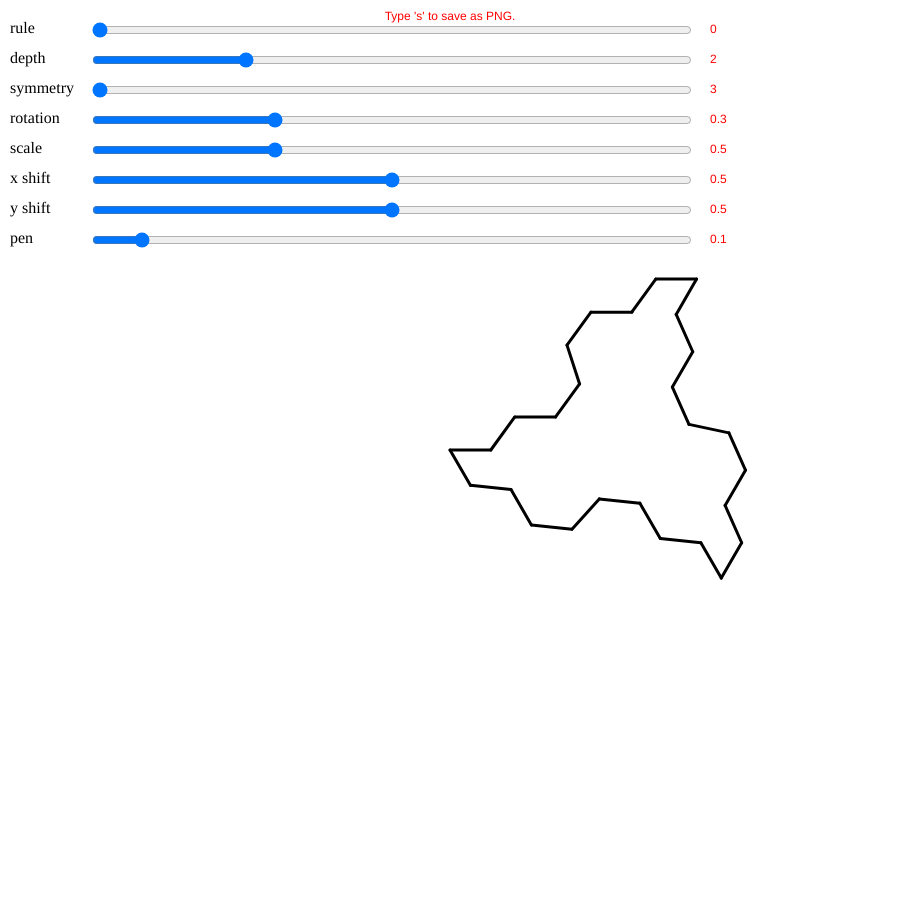
Frame 1 (no input)
Frame 60 (no input): identical to frame 1, image omitted
Frame 120 (the mouse pressed at the canvas centre since frame 60): identical to frame 1, image omitted

The p5.js sketch that drew this single still picture (run headless with seeded random() and noise() and a simulated clock; from frame 60 on, the mouse is pressed at the canvas centre):

// p5.js sketch
// ── sketch.js
//TO DO
// - automatically reposition to center of screen
// - automatically size to fit 
// - sliders for rules (e.g. LR, LLRR, LRLR, LRRL, LLLRRR, LLRLRR, LLRRLR, LLRRRL)
// - sliders for depth, # sides, rotation, amount of twist (dRot)
var depthSlider, symmetrySlider, rotationSlider, scaleSlider, xShiftSlider, yShiftSlider, penSlider;
var rules;
var rule;// = ['L', 'R', 'L']; //Koch
// var rule = ['L', 'L', 'L', 'R', 'R', 'R'];
// var rule = ['L', 'R', 'R', 'L', 'L', 'R'];
// var rule = ['L', 'R', 'R', 'R', 'L', 'L'];
// var rule = ['L', 'R', 'R', 'R', 'L', 'L', 'R', 'L'];
// var rule = ['L', 'R', 'R', 'R', 'L', 'R', 'L', 'L'];
var depth = 3;
var rotationInRadians = Math.PI * 0.;
// var numLsystemsToDraw = 3;
var needsRedraw = true;
// var lineLength;

function setup() {
  createCanvas(900, 900);
  clear();
  rules = [
    ['L', 'R'],
    ['L', 'R', 'L'],
    ['L', 'R', 'L', 'R'],
    ['L', 'R', 'R', 'L'],
    ['L', 'L', 'L', 'R', 'R', 'R'],
    ['L', 'R', 'R', 'L', 'L', 'R'],
    ['L', 'R', 'R', 'R', 'L', 'L', 'R', 'L'],
    ['L', 'R', 'R', 'R', 'L', 'R', 'L', 'L']
  ];
  
  var sliderInset = 90;
  ruleIndexSlider = makeSlider("rule", 0, rules.length - 1, 0, sliderInset, 20, 1);
  depthSlider = makeSlider("depth", 1, 5, 2, sliderInset, 50, 1);
  symmetrySlider = makeSlider("symmetry", 3, 8, 3, sliderInset, 80, 1);
  rotationSlider = makeSlider("rotation", 0, 1, 0.3, sliderInset, 110, 0.001);
  scaleSlider = makeSlider("scale", 0, 1, 0.3, sliderInset, 140, 0.01);
  xShiftSlider = makeSlider("x shift ", 0.1, 0.9, 0.5, sliderInset, 170, 0.01);
  yShiftSlider = makeSlider("y shift", 0.1, 0.9, 0.5, sliderInset, 200, 0.01);
  penSlider = makeSlider("pen", 0.03, 1, 0.1, sliderInset, 230, 0.01);
}

function expandListOneLevel(list) {
  var newList = [];
  newList = newList.concat(rule);
  for (var listIndex = 0; listIndex < list.length; ++listIndex) {
    newList.push(list[listIndex]);
    newList = newList.concat(rule);
  }
  return newList;
}

function expandList(list, depthRemaining) {
  if (depthRemaining < 2) {
    return list;
  }
  return expandList(expandListOneLevel(list), depthRemaining - 1);
}

function draw() {
  if (!needsRedraw) {
    return;
  }
  needsRedraw = false;
  clear();
  depth = depthSlider.value();
  rule = rules[ruleIndexSlider.value()];
  rotationInRadians = Math.PI * rotationSlider.value();
  strokeWeight(30 * penSlider.value());
  push();
  translate(width * xShiftSlider.value(), height * (1 - yShiftSlider.value()));
  drawLsystem(symmetrySlider.value());
  pop();

  fill(255, 0, 0);
  noStroke();
  var valueTextOffset = 710;
  text(ruleIndexSlider.value(), valueTextOffset, 33);
  text(depthSlider.value(), valueTextOffset, 63);
  text(symmetrySlider.value(), valueTextOffset, 93);
  text(rotationSlider.value(), valueTextOffset, 123);
  text(xShiftSlider.value(), valueTextOffset, 153);
  text(xShiftSlider.value(), valueTextOffset, 183);
  text(yShiftSlider.value(), valueTextOffset, 213);
  text(penSlider.value(), valueTextOffset, 243);
  var msg = "Type 's' to save as PNG."
  text(msg, (width - textWidth(msg)) / 2, 20);

}

function maxDistanceFromOrigin(list) {
  //assume lineLength = 1
  var xPrev = 0;
  var yPrev = 0;
  var x, y;
  var rot = 0;
  var maxDist = 0;
  var dRot = 0; //HALF_PI / list.length * 50;
  for (var listIndex = 0; listIndex <= list.length; ++listIndex) {
    x = xPrev + cos(rot);
    y = yPrev + sin(rot);
    maxDist = max(maxDist, dist(0, 0, x, y));
    xPrev = x;
    yPrev = y;
    if (listIndex < list.length) {
      var turnLeft = list[listIndex] == 'L';
      rot += (turnLeft ? -rotationInRadians : rotationInRadians) + dRot;
    }
  }
  return maxDist;
}

function drawLsystem(numTimesToDraw) {
  var rotationAfterEachDraw = TWO_PI / numTimesToDraw;
  var list = expandList(rule.slice(), depth);
  var lineLength = width / maxDistanceFromOrigin(list) / 3;

  var dRot = 0; //HALF_PI / list.length * 0.5;
  for (var drawCtr = 0; drawCtr < numTimesToDraw; ++drawCtr) {
    var xPrev = 0;
    var yPrev = 0;
    var x, y;
    var rot = 0;
    for (var listIndex = 0; listIndex <= list.length; ++listIndex) {
      x = xPrev + lineLength * cos(rot);
      y = yPrev + lineLength * sin(rot);
      line(xPrev, yPrev, x, y);
      xPrev = x;
      yPrev = y;
      if (listIndex < list.length) {
        var turnLeft = list[listIndex] == 'L';
        rot += (turnLeft ? -rotationInRadians : rotationInRadians) + dRot;
      }
    }
    translate(x, y);
    rotate(rotationAfterEachDraw);
  }
}


// function drawOneLsystemWithTranslations() {
//   var list = expandList(rule.slice(), depth);
//   var dRot = HALF_PI / list.length;
//   // println(list);
//   for (var listIndex = 0; listIndex < list.length; ++listIndex) {
//     line(0, 0, x, y);
//     translate(lineLength, 0);
//     var turnLeft = list[listIndex] == 'L';
//     rotate((turnLeft ? -rotationInRadians : rotationInRadians) + dRot);
//   }
//   line(0, 0, lineLength, 0);

// }
// ── widgets.js

function makeSlider(name, min, max, initialValue, x, y, step) {
  var label = createP(name);
  label.position(10, y - 17);
  var slider = createSlider(min, max, initialValue);
  slider.position(x, y);
  slider.style('width', '600px');
  slider.input(forceRedraw);
  slider.attribute('step', step);
  slider.value(initialValue);
  return slider;
}

function makeCheckbox(name, initialValue, x, y) {
  var label = createP(name);
  label.position(10, y - 17);
  var checkbox = createCheckbox('', initialValue);
  checkbox.position(x, y);
  checkbox.style('width', '80px');
  checkbox.changed(forceRedraw);
  return checkbox;
}

function forceRedraw() {
  needsRedraw = true;
}
